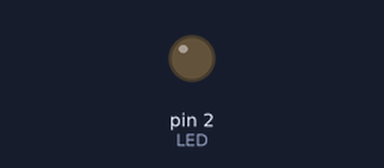
A sketch run on a simulated Arduino Uno, built with avr-gcc and run on an emulated ATmega328P. Parts: output pins drawn as LEDs (lit = HIGH).

Above: at 0.4 s.
At 17.79 s:
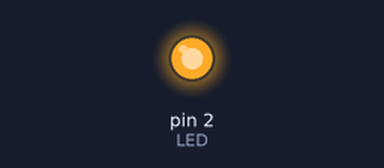
Timing chart, 0 to 18.1 s (numbered marks = the images above):
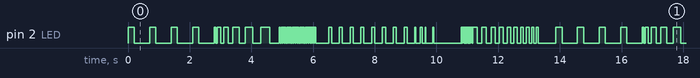

Measured:
- by itself, pin 2 (LED): moves between LOW and HIGH, repeating every 13.9 s
- by itself, everything shown: repeats every 13.9 s, in 70 steps

The sketch:

lightshow.ino
```cpp
#define LED 2

void flash(int t) {
  digitalWrite(LED, HIGH);
  delay(t);
  digitalWrite(LED, LOW);
  delay(t);
}

void pulse(int up, int hold, int down) {
  digitalWrite(LED, HIGH);
  delay(up);
  digitalWrite(LED, HIGH);
  delay(hold);
  digitalWrite(LED, LOW);
  delay(down);
}

void burst(int times, int speed) {
  for (int i = 0; i < times; i++) {
    digitalWrite(LED, HIGH);
    delay(speed);
    digitalWrite(LED, LOW);
    delay(speed / 2);
  }
}

void setup() {
  pinMode(LED, OUTPUT);
}

void loop() {

  // 1) INTRO – BATIMENTO LENTO ESTILO CORAÇÃO
  for (int i = 0; i < 4; i++) {
    flash(200);
    delay(300);
  }

  // 2) PULSO CRESCENTE – COMO SE ESTIVESSE CARREGANDO ENERGIA
  for (int i = 50; i <= 300; i += 50) {
    flash(i);
  }

  // 3) EXPLOSÃO – RAJADONA MUITO RÁPIDA
  burst(20, 40);

  delay(400);

  // 4) SEQUÊNCIA RITMADA – ESTILO MÚSICA ELETRÔNICA
  for (int i = 0; i < 8; i++) {
    flash(100);
    delay(150);
  }

  // 5) STROBE CAÓTICO – PISCANDO IRREGULARMENTE
  flash(30);
  delay(120);
  flash(60);
  delay(40);
  flash(20);
  delay(200);
  flash(35);
  delay(50);

  // 6) MOMENTO DRAMÁTICO – LED APAGA TOTAL E VOLTA COM UM SUSTO
  delay(800);
  burst(10, 25);

  // 7) GRANDE FINAL – PULSOS GRANDES VARIANDO VELOCIDADE
  for (int i = 0; i < 5; i++) {
    flash(150 - i * 20);
    flash(150 - i * 20);
  }

  // LOOP REPETE O SHOW
  delay(500);
}
```
